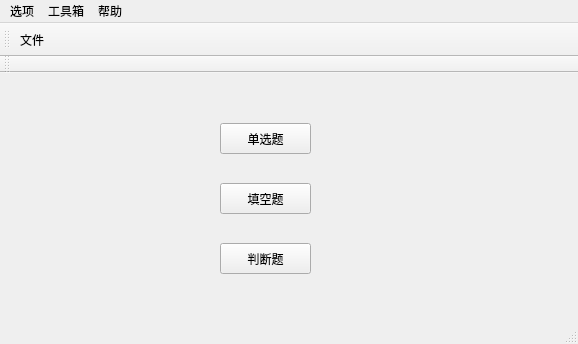
<?xml version="1.0" encoding="UTF-8"?>
<ui version="4.0">
 <class>MainWindow</class>
 <widget class="QMainWindow" name="MainWindow">
  <property name="geometry">
   <rect>
    <x>0</x>
    <y>0</y>
    <width>578</width>
    <height>344</height>
   </rect>
  </property>
  <property name="windowTitle">
   <string>题目操作</string>
  </property>
  <widget class="QWidget" name="centralWidget">
   <widget class="QPushButton" name="pushButton">
    <property name="geometry">
     <rect>
      <x>220</x>
      <y>50</y>
      <width>91</width>
      <height>31</height>
     </rect>
    </property>
    <property name="text">
     <string>单选题</string>
    </property>
   </widget>
   <widget class="QPushButton" name="pushButton_2">
    <property name="geometry">
     <rect>
      <x>220</x>
      <y>110</y>
      <width>91</width>
      <height>31</height>
     </rect>
    </property>
    <property name="text">
     <string>填空题</string>
    </property>
   </widget>
   <widget class="QPushButton" name="pushButton_3">
    <property name="geometry">
     <rect>
      <x>220</x>
      <y>170</y>
      <width>91</width>
      <height>31</height>
     </rect>
    </property>
    <property name="text">
     <string>判断题</string>
    </property>
   </widget>
  </widget>
  <widget class="QMenuBar" name="menuBar">
   <property name="geometry">
    <rect>
     <x>0</x>
     <y>0</y>
     <width>578</width>
     <height>23</height>
    </rect>
   </property>
   <widget class="QMenu" name="menu">
    <property name="title">
     <string>选项</string>
    </property>
    <widget class="QMenu" name="menu_2">
     <property name="title">
      <string>打开</string>
     </property>
     <addaction name="action_5"/>
    </widget>
    <addaction name="separator"/>
    <addaction name="menu_2"/>
   </widget>
   <widget class="QMenu" name="menu_3">
    <property name="title">
     <string>工具箱</string>
    </property>
    <addaction name="action_7"/>
   </widget>
   <widget class="QMenu" name="menu_4">
    <property name="title">
     <string>帮助</string>
    </property>
    <addaction name="action_6"/>
   </widget>
   <addaction name="menu"/>
   <addaction name="menu_3"/>
   <addaction name="menu_4"/>
  </widget>
  <widget class="QToolBar" name="mainToolBar">
   <attribute name="toolBarArea">
    <enum>TopToolBarArea</enum>
   </attribute>
   <attribute name="toolBarBreak">
    <bool>false</bool>
   </attribute>
   <addaction name="action_5"/>
  </widget>
  <widget class="QStatusBar" name="statusBar"/>
  <widget class="QToolBar" name="toolBar">
   <property name="windowTitle">
    <string>toolBar</string>
   </property>
   <attribute name="toolBarArea">
    <enum>TopToolBarArea</enum>
   </attribute>
   <attribute name="toolBarBreak">
    <bool>true</bool>
   </attribute>
  </widget>
  <action name="action_5">
   <property name="text">
    <string>文件</string>
   </property>
  </action>
  <action name="action_6">
   <property name="text">
    <string>自己解决</string>
   </property>
  </action>
  <action name="action_7">
   <property name="text">
    <string>无</string>
   </property>
  </action>
 </widget>
 <layoutdefault spacing="6" margin="11"/>
 <resources/>
 <connections/>
</ui>
